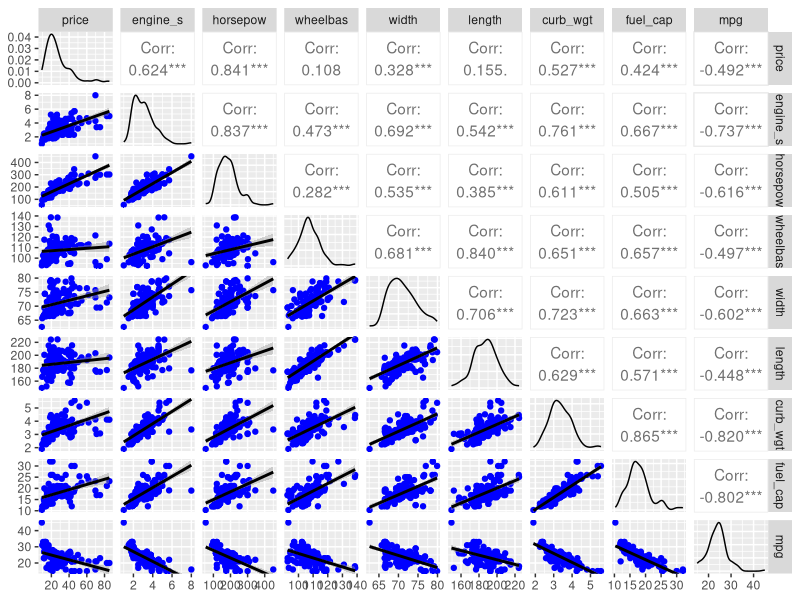
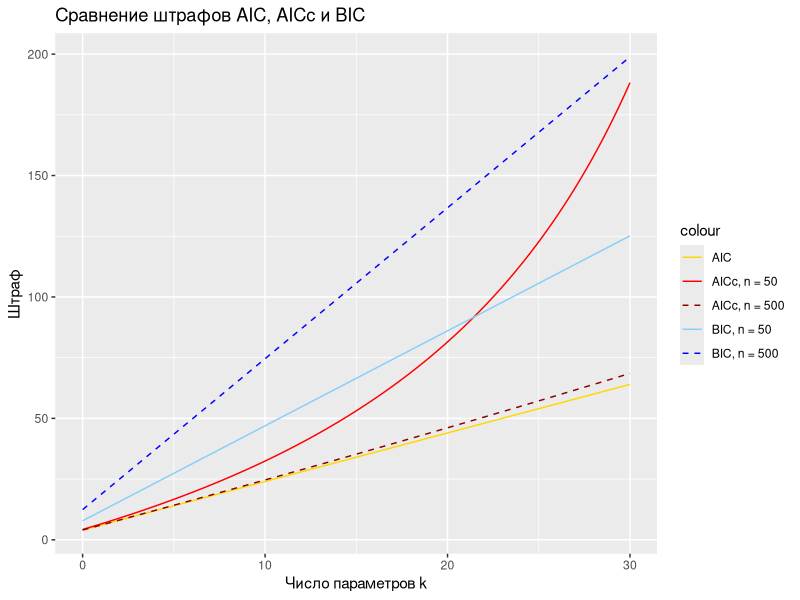
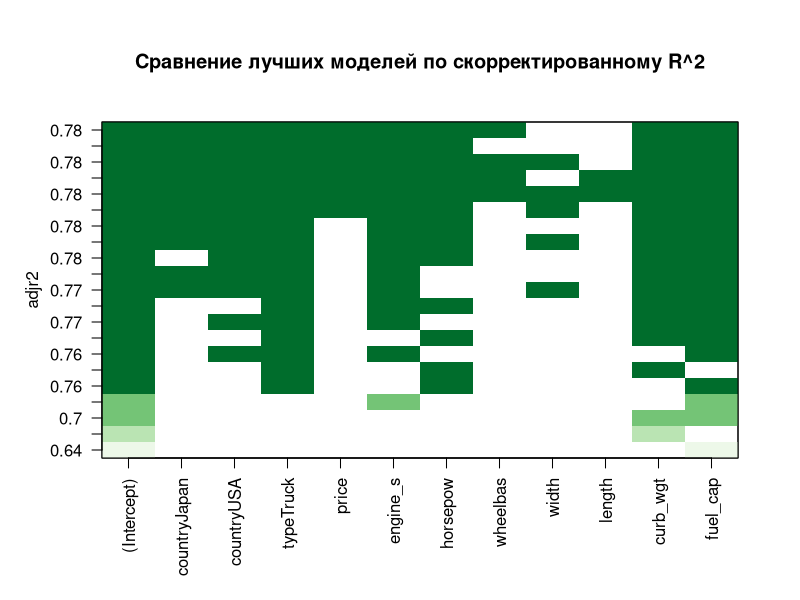
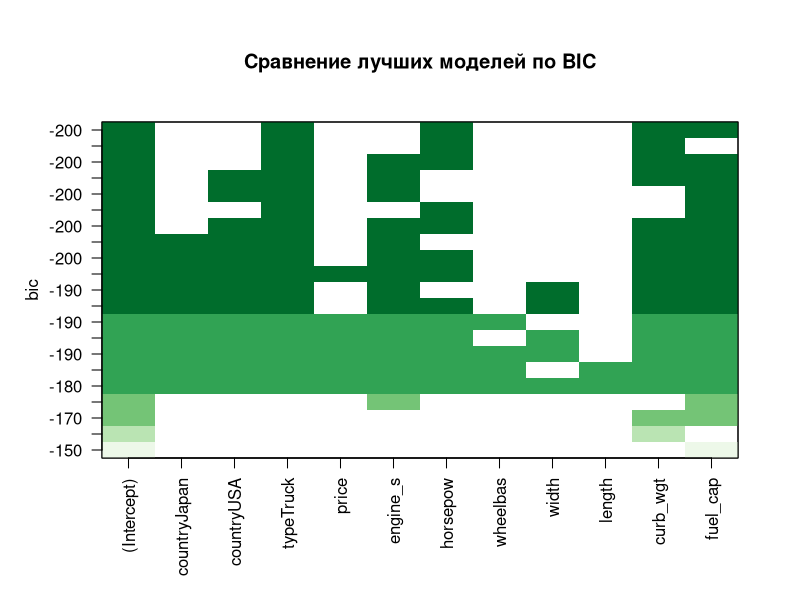

The R script that drew these images, in order:
## ---- chunk 1
knitr::opts_chunk$set(echo = TRUE, warning = FALSE)
options(width = 100) # ширина текстового вывода
options(digits = 3) # число знаков после запятой в выводе 
## ---- chunk 2
library(readr) # считывание данных из текстовых файлов
library(memisc) # удобное сравнение моделей в таблице
library(tidyverse) # манипулирование данными 
library(ggplot2) # визуализация 
library(ggfortify) # визуализация диагностических графиков
library(modelr) # вспомогательные функции для работы с моделями
library(broom) # преобразование результатов моделирования в табличный вид
library(GGally) # построение матрицы диаграмм рассеяния 
library(car) # функции для степенных преобразований
library(forcats) # работа с факторами

## ---- chunk 3
cars <- read_csv2("datasets/cars.csv", skip = 25) 
## ---- chunk 4
cars <- na.omit(cars)
## ---- chunk 5

# Матрица диаграмм рассеяния
cars %>% 
  select_if(is.numeric) %>%
  ggpairs(lower = list(continuous = wrap("smooth_lm", color = 'blue')))
## ---- chunk 6
m_wgtpow <- lm(mpg ~ curb_wgt + horsepow, data = cars)
m_wgtpowfuel <- lm(mpg ~ curb_wgt + horsepow + fuel_cap, data = cars)

memisc::mtable(m_wgtpow, m_wgtpowfuel)
## ---- chunk 7
round(vcov(m_wgtpowfuel), 3)
## ---- chunk 8
vif(m_wgtpowfuel) %>% 
  round(1)
## ---- chunk 9

cars_multi <- cars %>%
  mutate(width_cm = width * 2.54)

m_width_cm <- lm(mpg ~ width_cm, data = cars_multi)
coef(m_width_cm) # нет проблем

m_width_both <- lm(mpg ~ width + width_cm, data = cars_multi)
coef(m_width_both) # одна из линейно зависимых переменных автоматически исключена

## ---- chunk 10
cars_dummy <- cars %>%
  mutate(truck = ifelse(type == 'Truck', 1, 0), 
         automobile = ifelse(type == 'Automobile', 1, 0))

m_dummy <- lm(mpg ~ horsepow + truck + automobile, data = cars_dummy)
coef(m_dummy) # Включена только одна фиктивная переменная
## ---- chunk 11

m_full <- lm(mpg ~ ., data = dplyr::select(cars, country:mpg)) # Символ . обозначает все переменные в таблице

summary(m_full)

vif(m_full) %>% round(1)

## ---- chunk 12

f_AIC <- function(k) { 
  2 * (k + 2)
}

f_AICc <- function(k, n) {
  f_AIC(k) + 2 * (k + 2) * (k + 3) / (n - k - 3)
}

f_BIC <- function(k, n) {
  (k + 2) * log(n)
}


ggplot(data = tibble(k = seq(0, 30)), 
       mapping = aes(x = k)) +
  stat_function(mapping = aes(colour = "AIC"), 
                fun = f_AIC) +
  
  stat_function(mapping = aes(colour = "AICc, n = 50"), 
                fun = f_AICc, args = list(n = 50)) +
  
  stat_function(mapping = aes(colour = "AICc, n = 500"), 
                fun = f_AICc, args = list(n = 500), 
                linetype = 'dashed' ) +


  stat_function(mapping = aes(colour = "BIC, n = 50"), 
                fun = f_BIC, args = list(n = 50)) +
  
  stat_function(mapping = aes(colour = "BIC, n = 500"), 
                fun = f_BIC, args = list(n = 500), 
                linetype = 'dashed' ) +
  
  scale_colour_manual(values = c("gold", "red", "darkred", "lightskyblue", "blue")) +
  
  labs(title = "Сравнение штрафов AIC, AICc и BIC",
       x = "Число параметров k",
       y = "Штраф")

## ---- chunk 13
best_models <- leaps::regsubsets(mpg ~ ., # рассматриваем все возможные предикторы
                                 nbest = 2,  # две лучших модели для каждого числа предикторов
                                 nvmax = 11, # максимально 11 переменных в модели, по умолчанию - 8
                                 data = dplyr::select(cars, country:mpg))

# Сводка по моделям
summary(best_models)

## ---- chunk 14

# Создаем палитру менее депрессивных цветов
# См. RColorBrewer::display.brewer.all()
mycolors <- rev(RColorBrewer::brewer.pal(n = 5, name = 'Greens')) 

# Визуализация моделей
plot(best_models, scale = "adjr2", col = mycolors,
     main = "Сравнение лучших моделей по скорректированному R^2")

## ---- chunk 15
# Визуализация моделей
plot(best_models, scale = "bic", col = mycolors, 
     main = "Сравнение лучших моделей по BIC")

## ---- chunk 16

m_backward <- stepAIC(m_full, direction = "backward")

## ---- chunk 17

# Нулевая модель
m_null <- lm(mpg ~ 1, data = dplyr::select(cars, country:mpg))

# Прямое включение
m_forward <- stepAIC(m_null, 
                     scope = list(lower = m_null, upper = m_full),
                     direction = 'forward')

## ---- chunk 18
m_stepwise <- stepAIC(m_null, 
                      scope = list(lower = m_null, upper = m_full), 
                      direction = 'both')
## ---- chunk 19

m_best <- lm(mpg ~ type + horsepow + curb_wgt + fuel_cap, data = cars)

memisc::mtable(m_backward, m_forward, m_stepwise, m_best)
